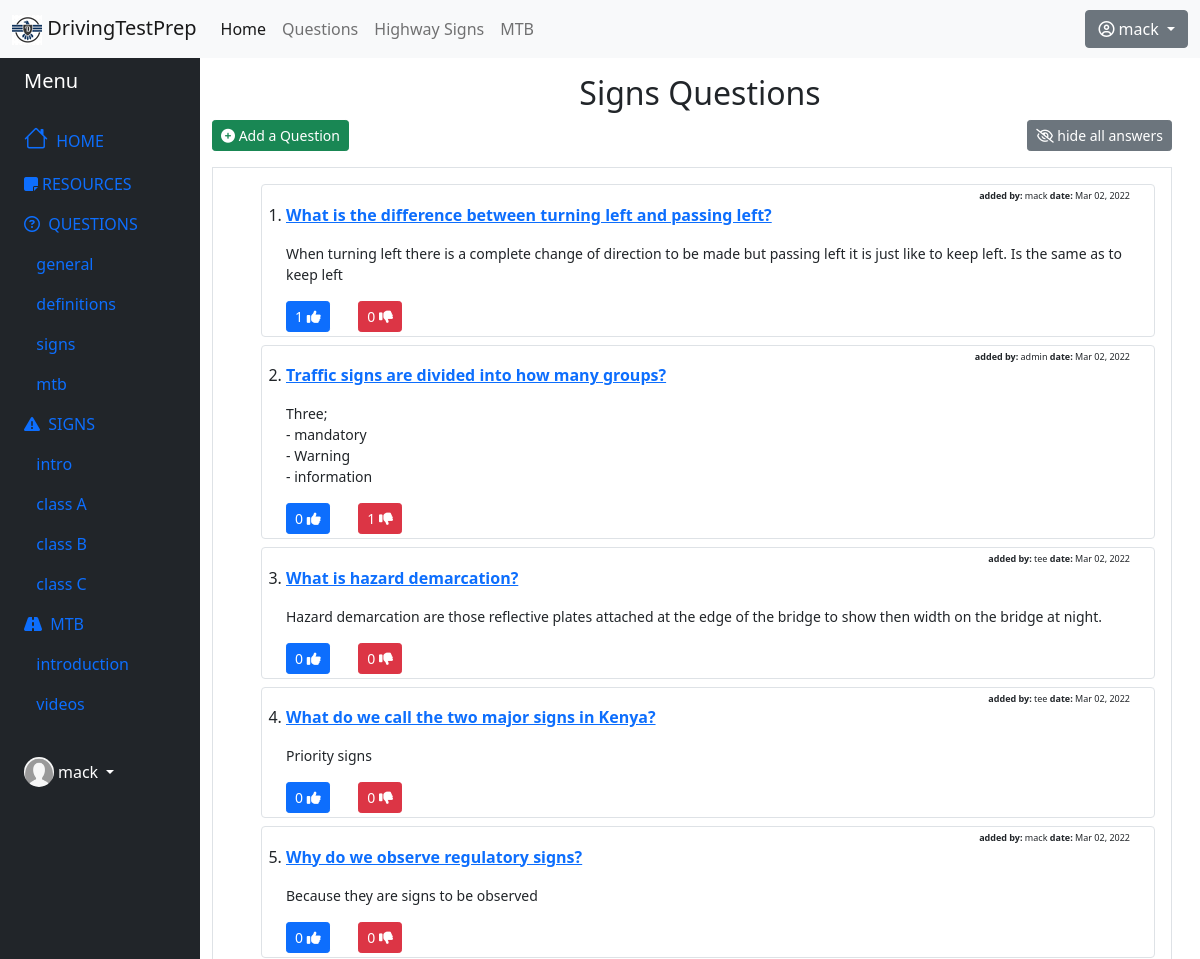
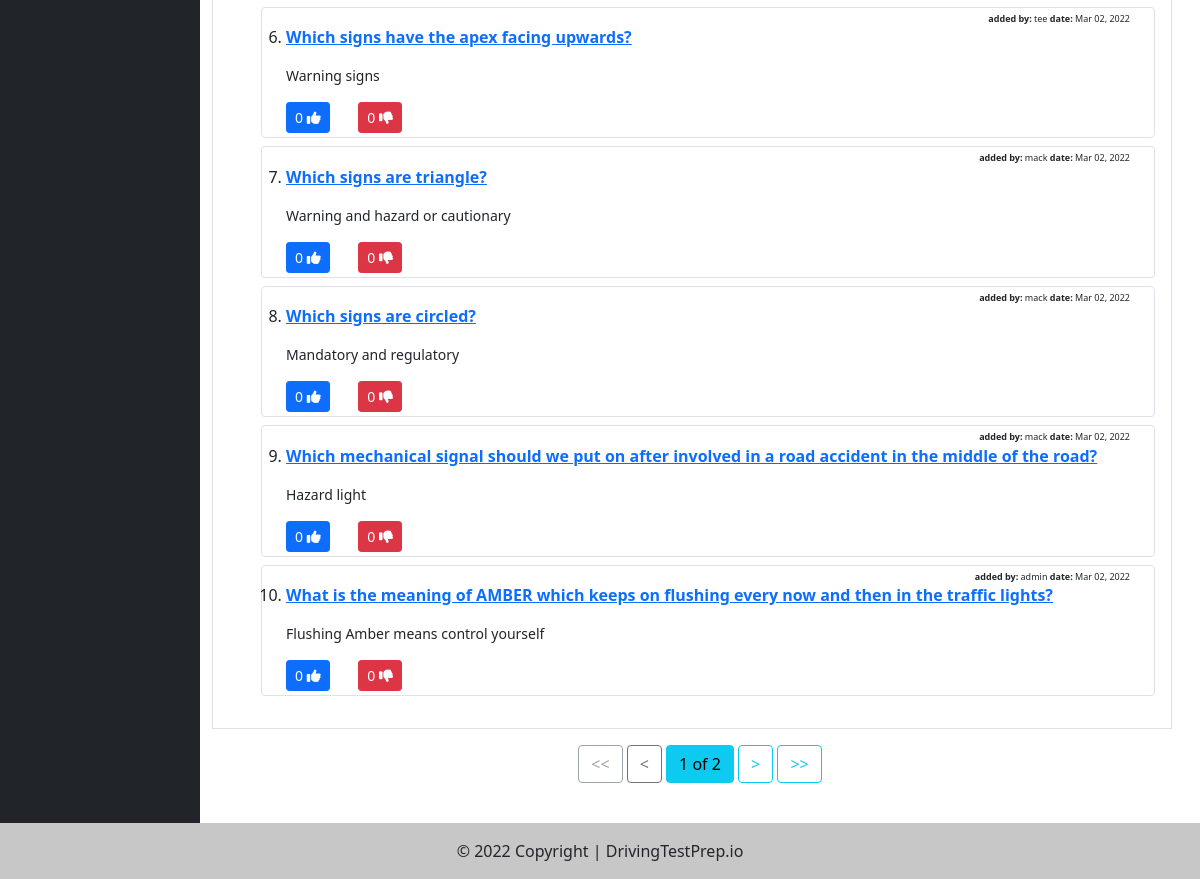
/questions/signs/ (signed in), run on the app's committed database (2 pictures, top to bottom).
### questions/models.py (models this page shows, shortened)
class Question(models.Model):
    QS_TYPE_CHOICES = (('General', 'General'),
                        ('Definition', 'Definition'),
                        ('Signs', 'Signs'),
                        ('Mtb', 'Mtb'))
    qs_title = models.CharField(max_length=1000, unique=True, verbose_name=u"Question")
    qs_owner = models.ForeignKey(User, on_delete=models.DO_NOTHING, blank=True)
    qs_type = models.CharField(max_length=1000, choices=QS_TYPE_CHOICES, verbose_name=u"Type")
    qs_answer = models.TextField(verbose_name=u"Answer")
    qs_date_added = models.DateTimeField(default=datetime.now, blank=True)
    qs_likes = models.ManyToManyField(User, related_name='questions_like', blank=True)
    qs_dislikes = models.ManyToManyField(User, related_name='questions_dislike', blank=True)
    class Meta:
        ordering = ["-id"]
    def total_likes(self):
        return self.qs_likes.count()
    def total_dislikes(self):
        return self.qs_dislikes.count()

### questions/views.py (the view)
# urls.py: path('signs/', SignsListView.as_view(), name='signs-q'),
class SignsListView(LoginRequiredMixin, CreateView, ListView):
    model = Question
    template_name = 'questions/sign_questions.html'
    context_object_name = 'quiz_list'
    fields = ['qs_title', 'qs_answer', 'qs_type']
    paginate_by = 10
    def get_queryset(self):
        return Question.objects.filter(qs_type='Signs')

### questions/templates/questions/sign_questions.html (shortened to what this page needs)
{% extends "highwaysign/base_sidenav.html" %}
{% load crispy_forms_tags widget_tweaks %}
{% load static %}
{% block content1 %}
<h2 class="text-center">Signs Questions</h2>
<div class="row">
    <div class="col">
        <button type="button" class="btn btn-success btn-sm" data-bs-toggle="modal" data-bs-target="#addQuestionModal">
            <i class="fa fa-plus-circle" aria-hidden="true"></i> Add a Question
        </button>
    </div>
    <div class="col">
        <div class="text-end me-3">
            <button class="btn btn-secondary btn-sm" id="toggleAnswer"><i class="fa fa-eye-slash" aria-hidden="true"></i> hide all answers</button>
        </div>
    </div>
</div>
<div class="border m-3 ms-0 p-3">
    <ol>
        {% for quiz in quiz_list %}
        <div class="border rounded p-4 pt-1 pb-1 mb-2">
            <p class=" owner-date m-0 p-0 text-end"><b>added by:</b> {{quiz.qs_owner}}   <b>date:</b> {{ quiz.qs_date_added|date:"M d, Y" }}</p>
            <li>
                <p><strong><a href="{% url 'question-detail' quiz.id %}">{{ quiz.qs_title }}</a></strong></p>
                <small>{{ quiz.qs_answer|linebreaks }}</small>
            </li>
            <div class="row justify-content-left">
                <form method="POST" action="{% url 'like_quiz' quiz.pk %} " class="col-xl-1 col-lg-2 col-md-2 col-sm-3 col-3">
                    <button type="submit" name="quiz_id" value="{{ quiz.id }}" class="btn btn-primary btn-sm">
                        {{ quiz.total_likes }} <i class="fa fa-thumbs-up" aria-hidden="true"></i>
                    </button>
                </form>
                <form method="POST" action="{% url 'dislike_quiz' quiz.pk %}" class="col-xl-1 col-lg-2 col-md-2 col-sm-3 col-3">
                    <button type="submit" name="quiz_id" value="{{ quiz.id }}" class=" btn btn-danger btn-sm">
                        {{ quiz.total_dislikes }} <i class="fa fa-thumbs-down" aria-hidden="true"></i>
                    </button>
                </form>
            </div>
        </div>
        {% endfor %}
    </ol>
</div>
{% endblock content1 %}

### highwaysign/templates/highwaysign/base_sidenav.html (shortened to what this page needs)
{% extends "highwaysign/base.html" %}
{% load static %}
{% block content %}
<div class="container-fluid">
    <div class="row flex-nowrap">
        <div class="col-auto col-md-3 col-xl-2 px-sm-2 px-0 bg-dark">
            <div class="d-flex flex-column align-items-center align-items-sm-start px-3 pt-2 text-white">
                <a href="/" class="d-flex align-items-center pb-3 mb-md-0 me-md-auto text-white text-decoration-none">
                    <span class="fs-5 d-none d-sm-inline">Menu</span>
                </a>
                <ul class="nav nav-pills flex-column mb-sm-auto mb-0 align-items-center align-items-sm-start" id="menu">
                    <li class="nav-item">
                        <a href="{% url 'home' %}" class="nav-link align-middle px-0">
                            <i class="fs-4 bi-house"></i> <span class="ms-1 d-none d-sm-inline">HOME</span>
                        </a>
                    </li>
                    <li class="nav-item">
                        <a href="{% url 'mtb-notes' %}" class="nav-link align-middle px-0">
                            <i class="fa fa-sticky-note" aria-hidden="true"></i><span class="ms-1 d-none d-sm-inline">RESOURCES</span>
                        </a>
                    </li>
                    <li>
                        <a href="#submenu1" data-bs-toggle="collapse" class="nav-link px-0 align-middle">
                            <i class="fa fa-question-circle-o" aria-hidden="true"></i> <span class="ms-1 d-none d-sm-inline">QUESTIONS</span> </a>
                        <ul class="collapse show nav flex-column ms-1" id="submenu1" data-bs-parent="#menu">
                            <li class="w-100">
                                <a href="{% url 'general-q' %}" class="nav-link px-0"> <span class="d-none d-sm-inline">&nbsp;&nbsp;general</a>
                            </li>
                            <li>
                                <a href="{% url 'definitions-q' %}" class="nav-link px-0"> <span class="d-none d-sm-inline">&nbsp;&nbsp;definitions</a>
                            </li>
                            <li>
                                <a href="{% url 'signs-q' %}" class="nav-link px-0"> <span class="d-none d-sm-inline">&nbsp;&nbsp;signs</a>
                            </li>
                            <li>
                                <a href="{% url 'mtb-q' %}" class="nav-link px-0"> <span class="d-none d-sm-inline">&nbsp;&nbsp;mtb</a>
                            </li>
                        </ul>
                    </li>
                    <li>
                        <a href="#submenu2" data-bs-toggle="collapse" class="nav-link px-0 align-middle ">
                            <i class="fa fa-exclamation-triangle" aria-hidden="true"></i> <span class="ms-1 d-none d-sm-inline">SIGNS</span></a>
                        <ul class="collapse show nav flex-column ms-1" id="submenu2" data-bs-parent="#menu">
                            <li class="w-100">
                                <a href="{% url 'signs' %}" class="nav-link px-0"> <span class="d-none d-sm-inline">&nbsp;&nbsp;intro</a>
                            </li>
                            <li class="w-100">
                                <a href="{% url 'class-a-signs' %}" class="nav-link px-0"> <span class="d-none d-sm-inline">&nbsp;&nbsp;class A</a>
                            </li>
                            <li>
                                <a href="{% url 'class-b-signs' %}" class="nav-link px-0"> <span class="d-none d-sm-inline">&nbsp;&nbsp;class B</a>
                            </li>
                            <li>
                                <a href="{% url 'class-c-signs' %}" class="nav-link px-0"> <span class="d-none d-sm-inline">&nbsp;&nbsp;class C</a>
                            </li>
                        </ul>
                    </li>
                    <li>
                        <a href="#submenu3" data-bs-toggle="collapse" class="nav-link px-0 align-middle">
                            <i class="fa fa-road" aria-hidden="true"></i> <span class="ms-1 d-none d-sm-inline">MTB</span> </a>
                            <ul class="collapse show nav flex-column ms-1" id="submenu3" data-bs-parent="#menu">
                            <li class="w-100">
                                <a href="{% url 'mtb-intro' %}" class="nav-link px-0"> <span class="d-none d-sm-inline">&nbsp;&nbsp;introduction</a>
                            </li>
                            <li>
                                <a href="{% url 'mtb-videos' %}" class="nav-link px-0"> <span class="d-none d-sm-inline">&nbsp;&nbsp;videos</a>
                            </li>
                        </ul>
                    </li>
                </ul>
                <div class="dropdown pb-4">
                    <a href="#" class="d-flex align-items-center text-white text-decoration-none dropdown-toggle" id="dropdownUser1" data-bs-toggle="dropdown" aria-expanded="false">
                        <img src="{% static 'highwaysign/images/default.png' %}" alt="hugenerd" width="30" height="30" class="rounded-circle">
                        <span class="d-none d-sm-inline mx-1">{{ user.username }}</span>
                    </a>
                </div>
            </div>
        </div>
        <div class="col py-3">
            {% block content1 %}{% endblock content1 %}
            {% if is_paginated %}
                <div class=" text-center">
                    {% if page_obj.has_previous %}
                        <a href="?page=1" class="btn btn-outline-info mb-4">&#60;&#60;</a>
                        <a href="?page={{ page_obj.previous_page_number }}" class="btn btn-outline-info mb-4">&#60;</a>
                    {% else %}
                        <a href="#" class="btn btn-outline-secondary disabled mb-4">&#60;&#60;</a>
                        <a href="#" class="btn btn-outline-secondary mb-4">&#60;</a>
                    {% endif %}
                    <button class="btn btn-info mb-4">{{ page_obj.number }} of {{ page_obj.paginator.num_pages }}</button>
                    {% if page_obj.has_next %}
                        <a href="?page={{page_obj.next_page_number}}" class="btn btn-outline-info mb-4">&#62;</a>
                        <a href="?page={{ page_obj.paginator.num_pages }}" class="btn btn-outline-info mb-4">&#62;&#62;</a>
                    {% else %}
                        <a href="#" class="btn btn-outline-secondary disabled mb-4">&#62;</a>
                        <a href="#" class="btn btn-outline-secondary disabled mb-4">&#62;&#62;</a>
                    {% endif %}
                </div>
            {% endif %}
        </div>
    </div>
</div>
{% endblock content%}

### highwaysign/templates/highwaysign/base.html (shortened to what this page needs)
{% load static %}
<!DOCTYPE html>
<html lang="en">
<head>
    <link href="https://cdn.jsdelivr.net/npm/bootstrap@5.1.3/dist/css/bootstrap.min.css" rel="stylesheet">
    <link rel="stylesheet" href="https://cdn.jsdelivr.net/npm/bootstrap-icons@1.8.1/font/bootstrap-icons.css">
    <link rel="stylesheet" href="{% static 'highwaysign/css/login.css' %}">
    <link rel="stylesheet" href="{% static 'questions/css/questions.css' %}">
    <link rel="stylesheet" href="https://cdn.datatables.net/1.10.24/css/dataTables.bootstrap4.min.css"/>
</head>
<body>
    <header>
        <nav class="navbar navbar-expand-md navbar-light bg-light">
            <div class="container-fluid">
              <a class="navbar-brand" href="{% url 'home' %}"><img src="{% static 'highwaysign/images/logo.png' %}" alt="logo"> DrivingTestPrep</a>
              <div class="collapse navbar-collapse" id="navbarScroll">
                <ul class="navbar-nav me-auto my-2 my-lg-0 navbar-nav-scroll" style="--bs-scroll-height: 100px;">
                  <li class="nav-item">
                    <a class="nav-link active" aria-current="page" href="{% url 'home' %}">Home</a>
                  </li>
                  <li class="nav-item">
                    <a class="nav-link" href="{% url 'general-q' %}">Questions</a>
                  </li>
                  <li class="nav-item">
                    <a class="nav-link" href="{% url 'signs' %}" tabindex="-1" aria-disabled="true">Highway Signs</a>
                  </li>
                  <li class="nav-item">
                    <a class="nav-link" href="{% url 'mtb-intro' %}" tabindex="-1" aria-disabled="true">MTB</a>
                  </li>
                </ul>
                {% if user.is_authenticated %}
                  <div class="dropdown">
                    <button class="btn btn-secondary dropdown-toggle" type="button" id="dropdownMenuButton1" data-bs-toggle="dropdown" aria-expanded="false">
                      <i class="fa fa-user-circle-o" aria-hidden="true"></i> {{ user.username }}
                    </button>
                  </div>
                {% else %}
                  <div>
                    <button class="btn btn-secondary" type="button" >
                      <a href="{% url 'login' %}" class="text-decoration-none"><i class="fa fa-user-circle-o" aria-hidden="true"></i> Login</a>
                    </button>
                  </div>
                {% endif %}
              </div>
            </div>
          </nav>
    </header>
    <main>
        {% block content %}{% endblock content %}
    </main>
    <footer class="bg-light text-center text-lg-start">
        <div class="text-center p-3" style="background-color: rgba(0, 0, 0, 0.2);">
          © 2022 Copyright |
          <a class="text-dark text-decoration-none" href="{% url 'home' %}">DrivingTestPrep.io</a>
        </div>
      </footer>
  </body>
</html>

### questions/static/questions/css/questions.css (style rules this page uses)
.owner-date { font-size: 9px; }

### data on the page
Question: qs_owner "mack", qs_date_added "Mar 02, 2022", qs_title "What is the difference between turning left and passing left?", qs_answer "When turning left there is a complete change of direction to be made but passing left it is just like to keep left. Is the same as to keep left", total_likes "1", total_dislikes "0"
Question: qs_owner "admin", qs_date_added "Mar 02, 2022", qs_title "Traffic signs are divided into how many groups?", qs_answer "Three; - mandatory - Warning - information", total_likes "0", total_dislikes "1"
Question: qs_owner "tee", qs_date_added "Mar 02, 2022", qs_title "What is hazard demarcation?", qs_answer "Hazard demarcation are those reflective plates attached at the edge of the bridge to show then width on the bridge at night.", total_likes "0", total_dislikes "0"
Question: qs_owner "tee", qs_date_added "Mar 02, 2022", qs_title "What do we call the two major signs in Kenya?", qs_answer "Priority signs", total_likes "0", total_dislikes "0"
Question: qs_owner "mack", qs_date_added "Mar 02, 2022", qs_title "Why do we observe regulatory signs?", qs_answer "Because they are signs to be observed", total_likes "0", total_dislikes "0"
Question: qs_owner "tee", qs_date_added "Mar 02, 2022", qs_title "Which signs have the apex facing upwards?", qs_answer "Warning signs", total_likes "0", total_dislikes "0"
Question: qs_owner "mack", qs_date_added "Mar 02, 2022", qs_title "Which signs are triangle?", qs_answer "Warning and hazard or cautionary", total_likes "0", total_dislikes "0"
Question: qs_owner "mack", qs_date_added "Mar 02, 2022", qs_title "Which signs are circled?", qs_answer "Mandatory and regulatory", total_likes "0", total_dislikes "0"
Question: qs_owner "mack", qs_date_added "Mar 02, 2022", qs_title "Which mechanical signal should we put on after involved in a road accident in the middle of the road?", qs_answer "Hazard light", total_likes "0", total_dislikes "0"
Question: qs_owner "admin", qs_date_added "Mar 02, 2022", qs_title "What is the meaning of AMBER which keeps on flushing every now and then in the traffic lights?", qs_answer "Flushing Amber means control yourself", total_likes "0", total_dislikes "0"

### other printed values
{{ user.username }} "mack"
{{ page_obj.number }} "1"
{{ page_obj.paginator.num_pages }} "2"
